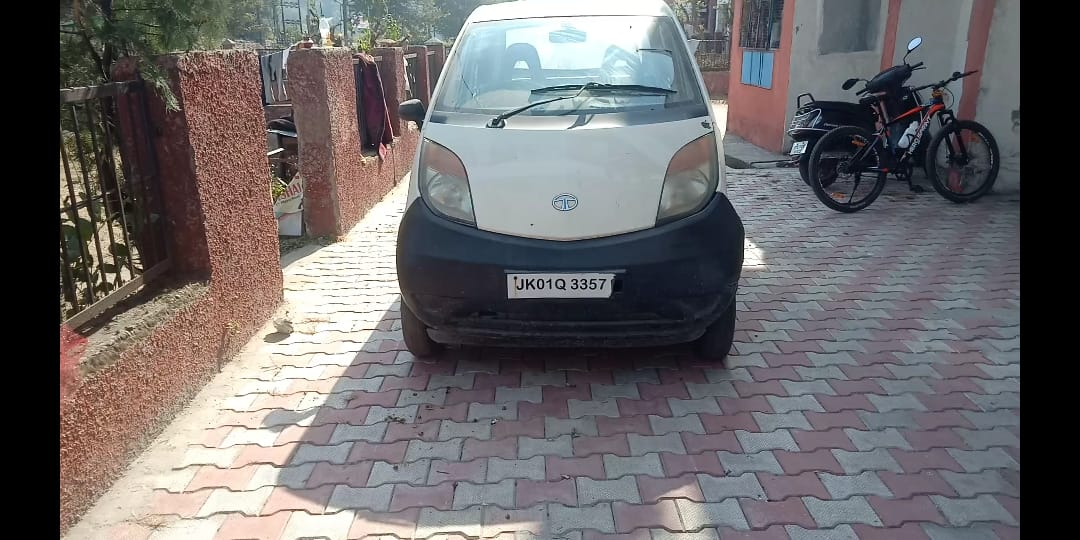
#> input picture NUMBER PLATE RECOGNITION/mycar.jpeg, 1080 x 540 px, given in place of mycar.jpg, which was not available
$ jupyter execute --allow-errors 'Automatic Number-Plate Recognition.ipynb'   (older library calls are emulated)   (text cells are left out)
#> lines starting #> are read from the running program, lines starting #| are printed output that depends on the picture; after the words box and inside, x2 and y2 are one past the last pixel; in counts of white or black regions, pixels touching at a corner belong together; pictures that were not available may be replaced by others from this repository, and a replacement may not be noted
[cell 1]
import pytesseract
import cv2
from PIL import Image
img = cv2.imread("mycar.jpg")
#> img is the input picture: shape (540, 1080, 3); mean B, G, R 106, 104.8, 107.6
cv2.imshow("Test Image", img)
cv2.waitKey(0)
cv2.destroyAllWindows()
pytesseract.pytesseract.tesseract_cmd = r'C:\Program Files\Tesseract-OCR\tesseract.exe'
test_image = Image.fromarray(img)
#> (the rest of this cell did not finish here and is left out)

[cell 2]
import numpy as np
import cv2
from copy import deepcopy
from PIL import Image
import pytesseract as tess

def preprocess(img):
    """This function takes an image, applies blurring, uses sobel
    to get horizontal lines. It then returns the binarized image"""
    cv2.imshow("Input",img)
    imgBlurred = cv2.GaussianBlur(img, (5,5), 0)
    gray = cv2.cvtColor(imgBlurred, cv2.COLOR_BGR2GRAY)
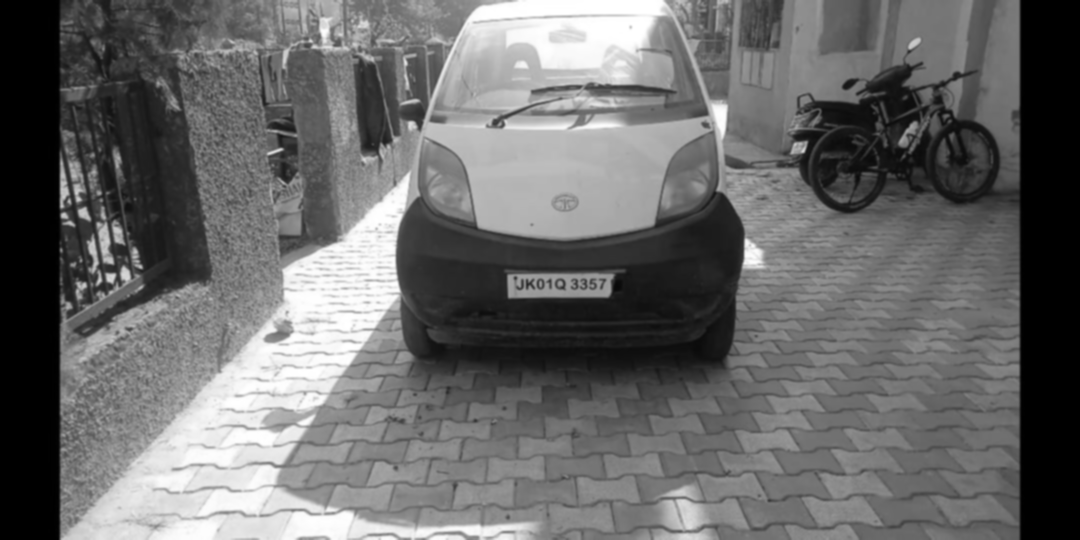
#> gray: shape (540, 1080); min 0, max 255, mean 105.8

    sobelx = cv2.Sobel(gray,cv2.CV_8U,1,0,ksize=3)
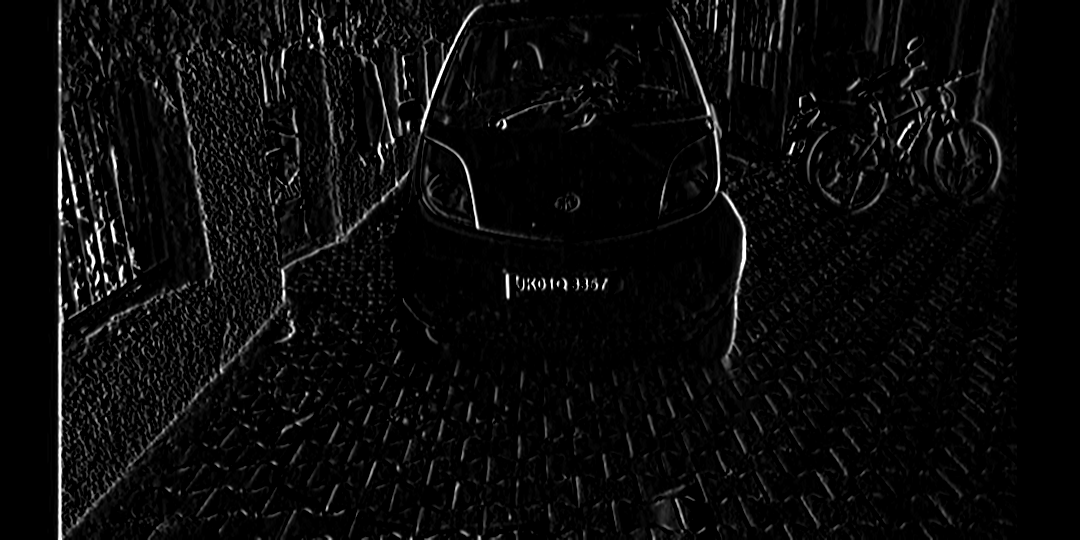
#> sobelx: shape (540, 1080); min 0, max 255, mean 10.5
    cv2.imshow("Sobel",sobelx)
    cv2.waitKey(0)
    ret2,threshold_img = cv2.threshold(sobelx,0,255,cv2.THRESH_BINARY+cv2.THRESH_OTSU)
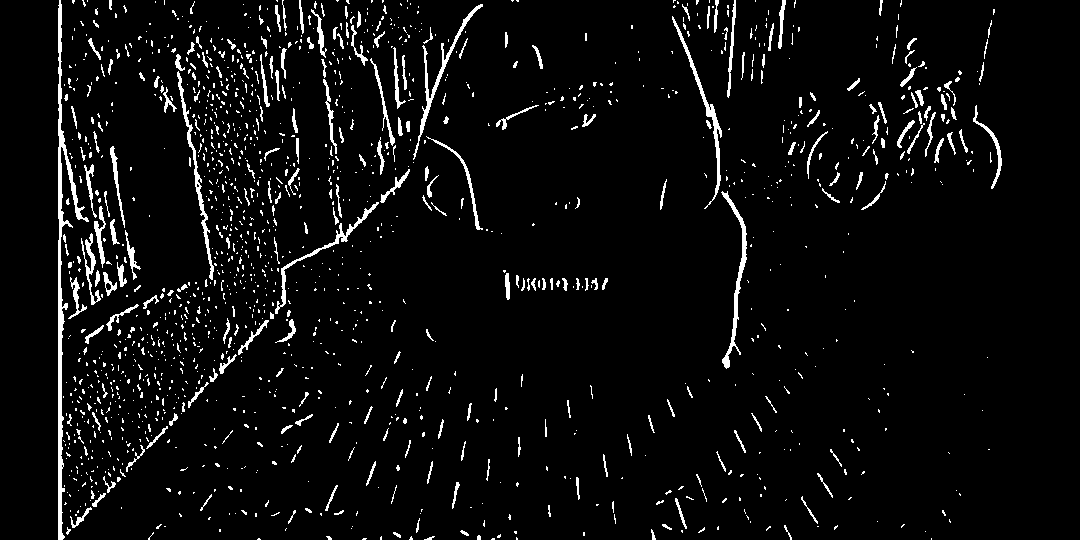
#> threshold_img: shape (540, 1080); 4.8% white; 1519 white regions (1257 under 20 px), largest, box (x1, y1, x2, y2) and area: (58, 0, 89, 540) 2526, (721, 191, 747, 369) 817, (413, 4, 483, 160) 790
#> ret2 = 59
    cv2.imshow("Threshold",threshold_img)
    cv2.waitKey(0)
    return threshold_img

def cleanPlate(plate):
    """This function gets the countours that most likely resemeber the shape
    of a license plate"""
    gray = cv2.cvtColor(plate, cv2.COLOR_BGR2GRAY)
    kernel = cv2.getStructuringElement(cv2.MORPH_CROSS, (3, 3))
    thresh = cv2.dilate(gray, kernel, iterations = 1)

    _, thresh = cv2.threshold(gray, 150, 255, cv2.THRESH_BINARY)
    contours, hierarchy = cv2.findContours(thresh.copy(),cv2.RETR_EXTERNAL, cv2.CHAIN_APPROX_NONE)

    if contours:
        areas = [cv2.contourArea(c) for c in contours]
        max_index = np.argmax(areas)

        max_cnt = contours[max_index]
        max_cntArea = areas[max_index]
        x,y,w,h = cv2.boundingRect(max_cnt)

        if not ratioCheck(max_cntArea,w,h):
            return plate,None

        cleaned_final = thresh[y:y+h, x:x+w]
        cv2.imshow("Function Test", cleaned_final)
        return cleaned_final,[x,y,w,h]

    else:
        return plate, None

def extract_contours(threshold_img):
    """This function returns the extracted contours"""
    element = cv2.getStructuringElement(shape=cv2.MORPH_RECT, ksize=(17, 3))
    morph_img_threshold = threshold_img.copy()
    cv2.morphologyEx(src=threshold_img, op=cv2.MORPH_CLOSE, kernel=element, dst=morph_img_threshold)
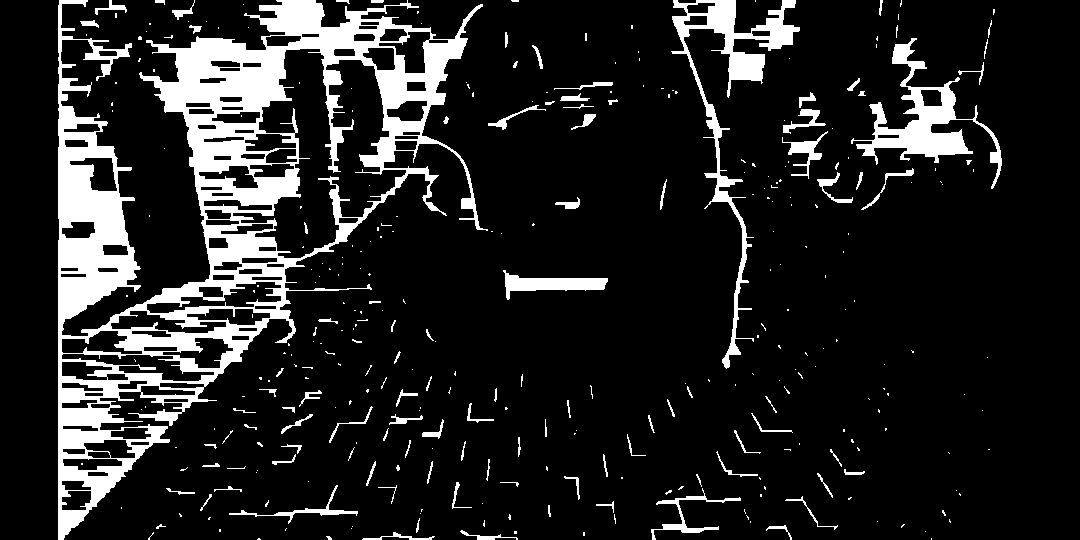
#> morph_img_threshold: shape (540, 1080); 13.5% white; 339 white regions (236 under 20 px)
    cv2.imshow("Morphed", morph_img_threshold)
    cv2.waitKey(0)

    contours, hierarchy= cv2.findContours(morph_img_threshold,mode=cv2.RETR_EXTERNAL,method=cv2.CHAIN_APPROX_NONE)
#> contours = 326 contours, 270 with area under 20; largest, box (x1, y1, x2, y2) and area: (58, 0, 488, 540) 94210, (671, 0, 800, 369) 5664, (851, 38, 1002, 189) 4808, (503, 270, 608, 300) 1208, (651, 488, 741, 540) 476
    return contours


def ratioCheck(area, width, height):
    """This function inspects the ratio of the contour to ensure it meets the requirements
    suitable to a real license plate"""
    ratio = float(width) / float(height)
    if ratio < 1:
        ratio = 1 / ratio

    aspect = 4.7272
    min = 15 * aspect * 15  # minimum area
    max = 125 *aspect * 125  # maximum area

    rmin = 3
    rmax = 6

    if (area < min or area > max) or (ratio < rmin or ratio > rmax):
        return False
    return True

def isMaxWhite(plate):
    """Checks the average color of the potential plate and if there is more
    white than black colors it returns true"""
    avg = np.mean(plate)
    if(avg>=115):
        return True
    else:
        return False

def validateRotationAndRatio(rect):
    """Checks the angle of the rectangle potential license plate"""
    (x, y), (width, height), rect_angle = rect

    if(width>height):
        angle = -rect_angle
    else:
        angle = 90 + rect_angle

    if angle>15:
        return False

    if height == 0 or width == 0:
        return False

    area = height*width
    if not ratioCheck(area,width,height):
        return False
    else:
        return True

def cleanAndRead(img,contours):
    """Takes the extracted contours and once it passes the rotation
    and ratio checks it passes the potential license plate to PyTesseract for OCR reading"""
    for i,cnt in enumerate(contours):
        min_rect = cv2.minAreaRect(cnt)

        if validateRotationAndRatio(min_rect):

            x,y,w,h = cv2.boundingRect(cnt)
            plate_img = img[y:y+h,x:x+w]

            if(isMaxWhite(plate_img)):
                clean_plate, rect = cleanPlate(plate_img)

                if rect:
                    x1,y1,w1,h1 = rect
                    x,y,w,h = x+x1,y+y1,w1,h1
                    cv2.imshow("Cleaned Plate", clean_plate)
                    cv2.waitKey(0)
                    plate_im = Image.fromarray(clean_plate)
                    text = tess.image_to_string(plate_im, lang='eng')
                    print("Detected Text : ", text)
                    img = cv2.rectangle(img,(x,y),(x+w,y+h),(0,255,0),2)
                    cv2.imshow("Detected Plate", img)
                    cv2.waitKey(0)
#> this loop made 49 passes
#> (min_rect, width in validateRotationAndRatio, height in validateRotationAndRatio, rect_angle in validateRotationAndRatio, angle in validateRotationAndRatio, area in validateRotationAndRatio) on pass 49: (((292.3, 506.3), (127.5, 32.13), -6.71), 127.5, 32.13, -6.71, 6.71, 4095.9)
#> (width in validateRotationAndRatio, height in validateRotationAndRatio, rect_angle in validateRotationAndRatio, angle in validateRotationAndRatio) on passes 4, 6, 7, 10, 11, 13: (3, 1, -90, 90), (8.6, 1.39, -56.31, 56.31), (0, 0, -90, 0), (2, 1, -90, 90), (0, 0, -90, 0), (0, 0, -90, 0)
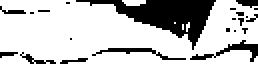
#> clean_plate: shape (39, 129) (shown 2 times larger); 79.8% white; 22 black regions (15 under 20 px), largest, box (x1, y1, x2, y2) and area: (38, 0, 108, 25) 655, (95, 20, 129, 31) 102, (46, 24, 93, 30) 79
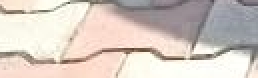
#> plate_img: shape (39, 129, 3) (shown 2 times larger); mean B, G, R 193, 201.2, 212.7

if __name__ == '__main__':
    print("DETECTING PLATE . . .")

    # Path to the license plate you wish to read
    img = cv2.imread("mycar.jpeg")
    threshold_img = preprocess(img)
    contours= extract_contours(threshold_img)
    cleanAndRead(img,contours)
#> (the call stopped at in cleanAndRead, `text = tess.image_to_string(plate_im, lang='eng')`: pytesseract is not available in this run)
    cv2.destroyAllWindows()
